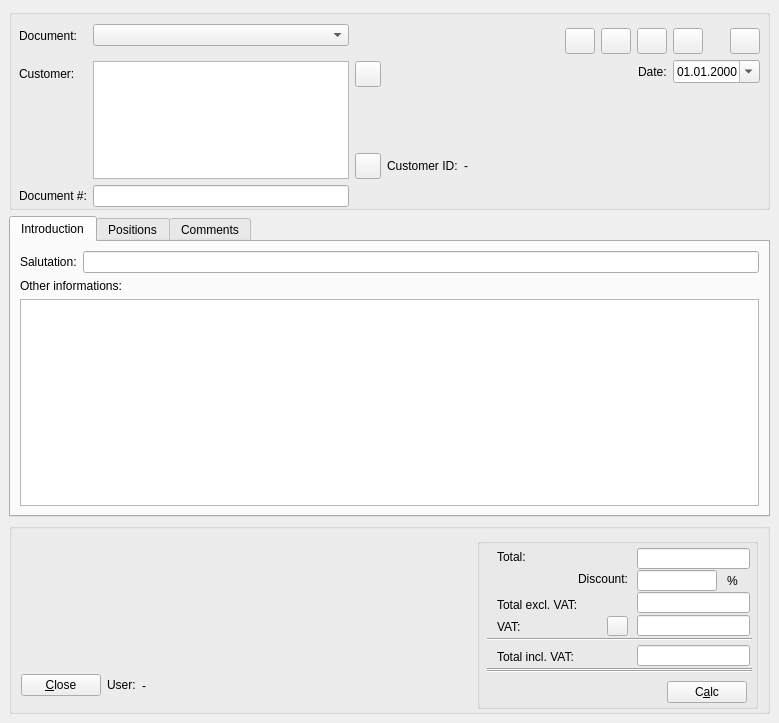
<ui version="4.0" >
 <class>doceditfrm</class>
 <widget class="QWidget" name="doceditfrm" >
  <property name="geometry" >
   <rect>
    <x>0</x>
    <y>0</y>
    <width>779</width>
    <height>723</height>
   </rect>
  </property>
  <property name="windowTitle" >
   <string>Documents...</string>
  </property>
  <property name="windowIcon" >
   <iconset resource="../resources/images/first4.qrc" >:/wordprocessing32x32.png</iconset>
  </property>
  <layout class="QGridLayout" >
   <property name="leftMargin" >
    <number>9</number>
   </property>
   <property name="topMargin" >
    <number>9</number>
   </property>
   <property name="rightMargin" >
    <number>9</number>
   </property>
   <property name="bottomMargin" >
    <number>9</number>
   </property>
   <property name="horizontalSpacing" >
    <number>6</number>
   </property>
   <property name="verticalSpacing" >
    <number>6</number>
   </property>
   <item row="2" column="0" >
    <widget class="QGroupBox" name="groupBox_3" >
     <property name="minimumSize" >
      <size>
       <width>761</width>
       <height>191</height>
      </size>
     </property>
     <property name="maximumSize" >
      <size>
       <width>16777215</width>
       <height>191</height>
      </size>
     </property>
     <property name="title" >
      <string/>
     </property>
     <layout class="QGridLayout" >
      <property name="leftMargin" >
       <number>9</number>
      </property>
      <property name="topMargin" >
       <number>9</number>
      </property>
      <property name="rightMargin" >
       <number>9</number>
      </property>
      <property name="bottomMargin" >
       <number>9</number>
      </property>
      <property name="horizontalSpacing" >
       <number>6</number>
      </property>
      <property name="verticalSpacing" >
       <number>6</number>
      </property>
      <item row="0" column="0" >
       <layout class="QHBoxLayout" >
        <property name="spacing" >
         <number>6</number>
        </property>
        <property name="leftMargin" >
         <number>0</number>
        </property>
        <property name="topMargin" >
         <number>0</number>
        </property>
        <property name="rightMargin" >
         <number>0</number>
        </property>
        <property name="bottomMargin" >
         <number>0</number>
        </property>
        <item>
         <layout class="QVBoxLayout" >
          <property name="spacing" >
           <number>6</number>
          </property>
          <property name="leftMargin" >
           <number>0</number>
          </property>
          <property name="topMargin" >
           <number>0</number>
          </property>
          <property name="rightMargin" >
           <number>0</number>
          </property>
          <property name="bottomMargin" >
           <number>0</number>
          </property>
          <item>
           <spacer>
            <property name="orientation" >
             <enum>Qt::Vertical</enum>
            </property>
            <property name="sizeType" >
             <enum>QSizePolicy::Fixed</enum>
            </property>
            <property name="sizeHint" >
             <size>
              <width>20</width>
              <height>131</height>
             </size>
            </property>
           </spacer>
          </item>
          <item>
           <layout class="QHBoxLayout" >
            <property name="spacing" >
             <number>6</number>
            </property>
            <property name="leftMargin" >
             <number>0</number>
            </property>
            <property name="topMargin" >
             <number>0</number>
            </property>
            <property name="rightMargin" >
             <number>0</number>
            </property>
            <property name="bottomMargin" >
             <number>0</number>
            </property>
            <item>
             <widget class="QPushButton" name="btnclose" >
              <property name="sizePolicy" >
               <sizepolicy vsizetype="Fixed" hsizetype="Fixed" >
                <horstretch>0</horstretch>
                <verstretch>0</verstretch>
               </sizepolicy>
              </property>
              <property name="text" >
               <string>&amp;Close</string>
              </property>
              <property name="icon" >
               <iconset resource="../resources/images/first4.qrc" >:/fileclose.png</iconset>
              </property>
             </widget>
            </item>
            <item>
             <widget class="QLabel" name="label_5" >
              <property name="sizePolicy" >
               <sizepolicy vsizetype="Fixed" hsizetype="Fixed" >
                <horstretch>0</horstretch>
                <verstretch>0</verstretch>
               </sizepolicy>
              </property>
              <property name="text" >
               <string>User:</string>
              </property>
             </widget>
            </item>
            <item>
             <widget class="QLabel" name="lbluser" >
              <property name="text" >
               <string>-</string>
              </property>
             </widget>
            </item>
           </layout>
          </item>
         </layout>
        </item>
        <item>
         <widget class="QGroupBox" name="groupBox" >
          <property name="sizePolicy" >
           <sizepolicy vsizetype="Fixed" hsizetype="Fixed" >
            <horstretch>0</horstretch>
            <verstretch>0</verstretch>
           </sizepolicy>
          </property>
          <property name="minimumSize" >
           <size>
            <width>281</width>
            <height>171</height>
           </size>
          </property>
          <property name="maximumSize" >
           <size>
            <width>281</width>
            <height>171</height>
           </size>
          </property>
          <property name="title" >
           <string/>
          </property>
          <widget class="Line" name="line_2" >
           <property name="geometry" >
            <rect>
             <x>10</x>
             <y>132</y>
             <width>265</width>
             <height>2</height>
            </rect>
           </property>
           <property name="orientation" >
            <enum>Qt::Horizontal</enum>
           </property>
          </widget>
          <widget class="Line" name="line" >
           <property name="geometry" >
            <rect>
             <x>10</x>
             <y>100</y>
             <width>265</width>
             <height>3</height>
            </rect>
           </property>
           <property name="orientation" >
            <enum>Qt::Horizontal</enum>
           </property>
          </widget>
          <widget class="QLabel" name="label_13" >
           <property name="geometry" >
            <rect>
             <x>20</x>
             <y>110</y>
             <width>121</width>
             <height>17</height>
            </rect>
           </property>
           <property name="text" >
            <string>Total incl. VAT:</string>
           </property>
          </widget>
          <widget class="QWidget" name="layoutWidget" >
           <property name="geometry" >
            <rect>
             <x>9</x>
             <y>140</y>
             <width>261</width>
             <height>29</height>
            </rect>
           </property>
           <layout class="QHBoxLayout" >
            <property name="spacing" >
             <number>6</number>
            </property>
            <property name="leftMargin" >
             <number>0</number>
            </property>
            <property name="topMargin" >
             <number>0</number>
            </property>
            <property name="rightMargin" >
             <number>0</number>
            </property>
            <property name="bottomMargin" >
             <number>0</number>
            </property>
            <item>
             <spacer>
              <property name="orientation" >
               <enum>Qt::Horizontal</enum>
              </property>
              <property name="sizeHint" >
               <size>
                <width>161</width>
                <height>20</height>
               </size>
              </property>
             </spacer>
            </item>
            <item>
             <widget class="QPushButton" name="btncalc" >
              <property name="text" >
               <string>C&amp;alc</string>
              </property>
              <property name="icon" >
               <iconset resource="../resources/images/first4.qrc" >:/kcalc.png</iconset>
              </property>
             </widget>
            </item>
           </layout>
          </widget>
          <widget class="Line" name="line_5" >
           <property name="geometry" >
            <rect>
             <x>10</x>
             <y>130</y>
             <width>265</width>
             <height>2</height>
            </rect>
           </property>
           <property name="orientation" >
            <enum>Qt::Horizontal</enum>
           </property>
          </widget>
          <widget class="QLineEdit" name="boxtot_incl" >
           <property name="geometry" >
            <rect>
             <x>160</x>
             <y>107</y>
             <width>113</width>
             <height>21</height>
            </rect>
           </property>
           <property name="minimumSize" >
            <size>
             <width>113</width>
             <height>21</height>
            </size>
           </property>
           <property name="maximumSize" >
            <size>
             <width>113</width>
             <height>21</height>
            </size>
           </property>
           <property name="font" >
            <font>
             <weight>75</weight>
             <bold>true</bold>
            </font>
           </property>
          </widget>
          <widget class="QLabel" name="label_12" >
           <property name="geometry" >
            <rect>
             <x>20</x>
             <y>80</y>
             <width>101</width>
             <height>17</height>
            </rect>
           </property>
           <property name="minimumSize" >
            <size>
             <width>101</width>
             <height>17</height>
            </size>
           </property>
           <property name="maximumSize" >
            <size>
             <width>101</width>
             <height>17</height>
            </size>
           </property>
           <property name="text" >
            <string>VAT:</string>
           </property>
          </widget>
          <widget class="QPushButton" name="btnvat" >
           <property name="geometry" >
            <rect>
             <x>130</x>
             <y>78</y>
             <width>21</width>
             <height>20</height>
            </rect>
           </property>
           <property name="minimumSize" >
            <size>
             <width>21</width>
             <height>20</height>
            </size>
           </property>
           <property name="maximumSize" >
            <size>
             <width>21</width>
             <height>20</height>
            </size>
           </property>
           <property name="icon" >
            <iconset resource="../resources/images/first4.qrc" >:/xmag.png</iconset>
           </property>
           <property name="iconSize" >
            <size>
             <width>12</width>
             <height>12</height>
            </size>
           </property>
           <property name="shortcut" >
            <string>Ctrl+S</string>
           </property>
          </widget>
          <widget class="QLineEdit" name="boxvat" >
           <property name="geometry" >
            <rect>
             <x>160</x>
             <y>77</y>
             <width>113</width>
             <height>21</height>
            </rect>
           </property>
           <property name="sizePolicy" >
            <sizepolicy vsizetype="Fixed" hsizetype="Fixed" >
             <horstretch>0</horstretch>
             <verstretch>0</verstretch>
            </sizepolicy>
           </property>
           <property name="minimumSize" >
            <size>
             <width>113</width>
             <height>21</height>
            </size>
           </property>
           <property name="maximumSize" >
            <size>
             <width>113</width>
             <height>21</height>
            </size>
           </property>
          </widget>
          <widget class="QLineEdit" name="boxtot_excl" >
           <property name="geometry" >
            <rect>
             <x>160</x>
             <y>54</y>
             <width>113</width>
             <height>21</height>
            </rect>
           </property>
           <property name="sizePolicy" >
            <sizepolicy vsizetype="Fixed" hsizetype="Fixed" >
             <horstretch>0</horstretch>
             <verstretch>0</verstretch>
            </sizepolicy>
           </property>
           <property name="minimumSize" >
            <size>
             <width>113</width>
             <height>21</height>
            </size>
           </property>
           <property name="maximumSize" >
            <size>
             <width>113</width>
             <height>21</height>
            </size>
           </property>
          </widget>
          <widget class="QLabel" name="label_11" >
           <property name="geometry" >
            <rect>
             <x>20</x>
             <y>56</y>
             <width>121</width>
             <height>21</height>
            </rect>
           </property>
           <property name="minimumSize" >
            <size>
             <width>121</width>
             <height>21</height>
            </size>
           </property>
           <property name="maximumSize" >
            <size>
             <width>121</width>
             <height>21</height>
            </size>
           </property>
           <property name="text" >
            <string>Total excl. VAT:</string>
           </property>
          </widget>
          <widget class="QLabel" name="label_19" >
           <property name="geometry" >
            <rect>
             <x>250</x>
             <y>34</y>
             <width>21</width>
             <height>17</height>
            </rect>
           </property>
           <property name="sizePolicy" >
            <sizepolicy vsizetype="Fixed" hsizetype="Fixed" >
             <horstretch>0</horstretch>
             <verstretch>0</verstretch>
            </sizepolicy>
           </property>
           <property name="text" >
            <string>%</string>
           </property>
           <property name="alignment" >
            <set>Qt::AlignLeading|Qt::AlignLeft|Qt::AlignVCenter</set>
           </property>
          </widget>
          <widget class="QLabel" name="label_10" >
           <property name="geometry" >
            <rect>
             <x>70</x>
             <y>30</y>
             <width>81</width>
             <height>21</height>
            </rect>
           </property>
           <property name="minimumSize" >
            <size>
             <width>81</width>
             <height>21</height>
            </size>
           </property>
           <property name="maximumSize" >
            <size>
             <width>81</width>
             <height>21</height>
            </size>
           </property>
           <property name="text" >
            <string>Discount:</string>
           </property>
           <property name="alignment" >
            <set>Qt::AlignRight|Qt::AlignTrailing|Qt::AlignVCenter</set>
           </property>
          </widget>
          <widget class="QLineEdit" name="boxdiscount" >
           <property name="geometry" >
            <rect>
             <x>160</x>
             <y>32</y>
             <width>80</width>
             <height>21</height>
            </rect>
           </property>
           <property name="sizePolicy" >
            <sizepolicy vsizetype="Fixed" hsizetype="Fixed" >
             <horstretch>0</horstretch>
             <verstretch>0</verstretch>
            </sizepolicy>
           </property>
           <property name="minimumSize" >
            <size>
             <width>80</width>
             <height>21</height>
            </size>
           </property>
           <property name="maximumSize" >
            <size>
             <width>80</width>
             <height>21</height>
            </size>
           </property>
           <property name="alignment" >
            <set>Qt::AlignRight</set>
           </property>
          </widget>
          <widget class="QLabel" name="label_9" >
           <property name="geometry" >
            <rect>
             <x>20</x>
             <y>10</y>
             <width>121</width>
             <height>17</height>
            </rect>
           </property>
           <property name="text" >
            <string>Total:</string>
           </property>
          </widget>
          <widget class="QLineEdit" name="boxtot" >
           <property name="geometry" >
            <rect>
             <x>160</x>
             <y>10</y>
             <width>113</width>
             <height>21</height>
            </rect>
           </property>
           <property name="sizePolicy" >
            <sizepolicy vsizetype="Fixed" hsizetype="Fixed" >
             <horstretch>0</horstretch>
             <verstretch>0</verstretch>
            </sizepolicy>
           </property>
           <property name="minimumSize" >
            <size>
             <width>113</width>
             <height>21</height>
            </size>
           </property>
           <property name="maximumSize" >
            <size>
             <width>113</width>
             <height>21</height>
            </size>
           </property>
          </widget>
         </widget>
        </item>
       </layout>
      </item>
     </layout>
    </widget>
   </item>
   <item row="1" column="0" >
    <widget class="QTabWidget" name="mainwidget" >
     <property name="minimumSize" >
      <size>
       <width>0</width>
       <height>301</height>
      </size>
     </property>
     <property name="currentIndex" >
      <number>0</number>
     </property>
     <widget class="QWidget" name="tab1" >
      <attribute name="title" >
       <string>Introduction</string>
      </attribute>
      <layout class="QGridLayout" >
       <property name="leftMargin" >
        <number>9</number>
       </property>
       <property name="topMargin" >
        <number>9</number>
       </property>
       <property name="rightMargin" >
        <number>9</number>
       </property>
       <property name="bottomMargin" >
        <number>9</number>
       </property>
       <property name="horizontalSpacing" >
        <number>6</number>
       </property>
       <property name="verticalSpacing" >
        <number>6</number>
       </property>
       <item row="0" column="0" >
        <widget class="QLabel" name="label_20" >
         <property name="text" >
          <string>Salutation:</string>
         </property>
        </widget>
       </item>
       <item row="1" column="0" colspan="2" >
        <widget class="QLabel" name="label_21" >
         <property name="text" >
          <string>Other informations:</string>
         </property>
        </widget>
       </item>
       <item row="0" column="1" >
        <widget class="QLineEdit" name="txtsalutation" />
       </item>
       <item row="2" column="0" colspan="2" >
        <widget class="QTextEdit" name="boxotherinfo" />
       </item>
      </layout>
     </widget>
     <widget class="QWidget" name="tab2" >
      <attribute name="title" >
       <string>Positions</string>
      </attribute>
      <layout class="QGridLayout" >
       <property name="leftMargin" >
        <number>9</number>
       </property>
       <property name="topMargin" >
        <number>9</number>
       </property>
       <property name="rightMargin" >
        <number>9</number>
       </property>
       <property name="bottomMargin" >
        <number>9</number>
       </property>
       <property name="horizontalSpacing" >
        <number>6</number>
       </property>
       <property name="verticalSpacing" >
        <number>6</number>
       </property>
       <item row="0" column="0" >
        <widget class="QTableWidget" name="tabmain" >
         <property name="font" >
          <font>
           <pointsize>8</pointsize>
          </font>
         </property>
         <property name="contextMenuPolicy" >
          <enum>Qt::CustomContextMenu</enum>
         </property>
         <column>
          <property name="text" >
           <string>Pos</string>
          </property>
         </column>
         <column>
          <property name="text" >
           <string>Label</string>
          </property>
         </column>
         <column>
          <property name="text" >
           <string/>
          </property>
          <property name="icon" >
           <iconset resource="../resources/images/first4.qrc" >:/viewmag2.png</iconset>
          </property>
         </column>
         <column>
          <property name="text" >
           <string>Description</string>
          </property>
         </column>
         <column>
          <property name="text" >
           <string>Quantity</string>
          </property>
         </column>
         <column>
          <property name="text" >
           <string>Unit</string>
          </property>
         </column>
         <column>
          <property name="text" >
           <string>Price/Unit</string>
          </property>
         </column>
         <column>
          <property name="text" >
           <string>Price</string>
          </property>
         </column>
         <column>
          <property name="text" >
           <string>VAT</string>
          </property>
         </column>
         <column>
          <property name="text" >
           <string>actquantity</string>
          </property>
         </column>
         <column>
          <property name="text" >
           <string>minquantity</string>
          </property>
         </column>
         <column>
          <property name="text" >
           <string>artID</string>
          </property>
         </column>
        </widget>
       </item>
      </layout>
     </widget>
     <widget class="QWidget" name="tab3" >
      <attribute name="title" >
       <string>Comments</string>
      </attribute>
      <layout class="QGridLayout" >
       <property name="leftMargin" >
        <number>9</number>
       </property>
       <property name="topMargin" >
        <number>9</number>
       </property>
       <property name="rightMargin" >
        <number>9</number>
       </property>
       <property name="bottomMargin" >
        <number>9</number>
       </property>
       <property name="horizontalSpacing" >
        <number>6</number>
       </property>
       <property name="verticalSpacing" >
        <number>6</number>
       </property>
       <item row="0" column="0" >
        <widget class="QTextEdit" name="boxcomments" />
       </item>
      </layout>
     </widget>
    </widget>
   </item>
   <item row="0" column="0" >
    <widget class="QGroupBox" name="groupBox_2" >
     <property name="sizePolicy" >
      <sizepolicy vsizetype="Fixed" hsizetype="Fixed" >
       <horstretch>0</horstretch>
       <verstretch>0</verstretch>
      </sizepolicy>
     </property>
     <property name="minimumSize" >
      <size>
       <width>761</width>
       <height>201</height>
      </size>
     </property>
     <property name="maximumSize" >
      <size>
       <width>761</width>
       <height>201</height>
      </size>
     </property>
     <property name="title" >
      <string/>
     </property>
     <widget class="QWidget" name="layoutWidget" >
      <property name="geometry" >
       <rect>
        <x>10</x>
        <y>7</y>
        <width>741</width>
        <height>191</height>
       </rect>
      </property>
      <layout class="QGridLayout" >
       <property name="leftMargin" >
        <number>0</number>
       </property>
       <property name="topMargin" >
        <number>0</number>
       </property>
       <property name="rightMargin" >
        <number>0</number>
       </property>
       <property name="bottomMargin" >
        <number>0</number>
       </property>
       <property name="horizontalSpacing" >
        <number>6</number>
       </property>
       <property name="verticalSpacing" >
        <number>6</number>
       </property>
       <item row="0" column="0" >
        <layout class="QGridLayout" >
         <property name="leftMargin" >
          <number>0</number>
         </property>
         <property name="topMargin" >
          <number>0</number>
         </property>
         <property name="rightMargin" >
          <number>0</number>
         </property>
         <property name="bottomMargin" >
          <number>0</number>
         </property>
         <property name="horizontalSpacing" >
          <number>6</number>
         </property>
         <property name="verticalSpacing" >
          <number>6</number>
         </property>
         <item row="0" column="1" >
          <widget class="QComboBox" name="cmbdoc" />
         </item>
         <item row="3" column="2" colspan="2" >
          <layout class="QHBoxLayout" >
           <property name="spacing" >
            <number>6</number>
           </property>
           <property name="leftMargin" >
            <number>0</number>
           </property>
           <property name="topMargin" >
            <number>0</number>
           </property>
           <property name="rightMargin" >
            <number>0</number>
           </property>
           <property name="bottomMargin" >
            <number>0</number>
           </property>
           <item>
            <widget class="QPushButton" name="btnclearsearch" >
             <property name="minimumSize" >
              <size>
               <width>26</width>
               <height>26</height>
              </size>
             </property>
             <property name="maximumSize" >
              <size>
               <width>26</width>
               <height>26</height>
              </size>
             </property>
             <property name="text" >
              <string/>
             </property>
             <property name="icon" >
              <iconset resource="../resources/images/first4.qrc" >:/button_cancel.png</iconset>
             </property>
            </widget>
           </item>
           <item>
            <widget class="QLabel" name="label_4" >
             <property name="text" >
              <string>Customer ID:</string>
             </property>
            </widget>
           </item>
           <item>
            <widget class="QLabel" name="lblID" >
             <property name="text" >
              <string>-</string>
             </property>
            </widget>
           </item>
          </layout>
         </item>
         <item row="1" column="0" >
          <widget class="QLabel" name="label_2" >
           <property name="maximumSize" >
            <size>
             <width>81</width>
             <height>16777215</height>
            </size>
           </property>
           <property name="text" >
            <string>Customer:</string>
           </property>
          </widget>
         </item>
         <item row="4" column="0" >
          <widget class="QLabel" name="label_6" >
           <property name="maximumSize" >
            <size>
             <width>81</width>
             <height>16777215</height>
            </size>
           </property>
           <property name="text" >
            <string>Document #:</string>
           </property>
          </widget>
         </item>
         <item rowspan="2" row="2" column="0" >
          <spacer>
           <property name="orientation" >
            <enum>Qt::Vertical</enum>
           </property>
           <property name="sizeType" >
            <enum>QSizePolicy::Fixed</enum>
           </property>
           <property name="sizeHint" >
            <size>
             <width>20</width>
             <height>82</height>
            </size>
           </property>
          </spacer>
         </item>
         <item row="4" column="1" >
          <widget class="QLineEdit" name="txtdoccount" >
           <property name="minimumSize" >
            <size>
             <width>256</width>
             <height>22</height>
            </size>
           </property>
           <property name="maximumSize" >
            <size>
             <width>16777215</width>
             <height>22</height>
            </size>
           </property>
           <property name="text" >
            <string/>
           </property>
          </widget>
         </item>
         <item rowspan="3" row="0" column="3" >
          <spacer>
           <property name="orientation" >
            <enum>Qt::Vertical</enum>
           </property>
           <property name="sizeType" >
            <enum>QSizePolicy::Fixed</enum>
           </property>
           <property name="sizeHint" >
            <size>
             <width>20</width>
             <height>121</height>
            </size>
           </property>
          </spacer>
         </item>
         <item row="1" column="2" >
          <widget class="QPushButton" name="btnsearchaddr" >
           <property name="minimumSize" >
            <size>
             <width>26</width>
             <height>26</height>
            </size>
           </property>
           <property name="maximumSize" >
            <size>
             <width>26</width>
             <height>26</height>
            </size>
           </property>
           <property name="text" >
            <string/>
           </property>
           <property name="icon" >
            <iconset resource="../resources/images/first4.qrc" >:/xmag.png</iconset>
           </property>
          </widget>
         </item>
         <item row="0" column="2" >
          <spacer>
           <property name="orientation" >
            <enum>Qt::Vertical</enum>
           </property>
           <property name="sizeHint" >
            <size>
             <width>20</width>
             <height>40</height>
            </size>
           </property>
          </spacer>
         </item>
         <item row="2" column="2" >
          <spacer>
           <property name="orientation" >
            <enum>Qt::Vertical</enum>
           </property>
           <property name="sizeHint" >
            <size>
             <width>20</width>
             <height>40</height>
            </size>
           </property>
          </spacer>
         </item>
         <item rowspan="3" row="1" column="1" >
          <widget class="QTextEdit" name="boxaddress" >
           <property name="minimumSize" >
            <size>
             <width>256</width>
             <height>113</height>
            </size>
           </property>
          </widget>
         </item>
         <item row="4" column="2" colspan="2" >
          <spacer>
           <property name="orientation" >
            <enum>Qt::Horizontal</enum>
           </property>
           <property name="sizeHint" >
            <size>
             <width>40</width>
             <height>20</height>
            </size>
           </property>
          </spacer>
         </item>
         <item row="0" column="0" >
          <widget class="QLabel" name="label" >
           <property name="maximumSize" >
            <size>
             <width>81</width>
             <height>16777215</height>
            </size>
           </property>
           <property name="text" >
            <string>Document:</string>
           </property>
          </widget>
         </item>
        </layout>
       </item>
       <item row="0" column="1" >
        <layout class="QGridLayout" >
         <property name="leftMargin" >
          <number>0</number>
         </property>
         <property name="topMargin" >
          <number>0</number>
         </property>
         <property name="rightMargin" >
          <number>0</number>
         </property>
         <property name="bottomMargin" >
          <number>0</number>
         </property>
         <property name="horizontalSpacing" >
          <number>6</number>
         </property>
         <property name="verticalSpacing" >
          <number>6</number>
         </property>
         <item row="1" column="0" >
          <spacer>
           <property name="orientation" >
            <enum>Qt::Vertical</enum>
           </property>
           <property name="sizeType" >
            <enum>QSizePolicy::Fixed</enum>
           </property>
           <property name="sizeHint" >
            <size>
             <width>20</width>
             <height>111</height>
            </size>
           </property>
          </spacer>
         </item>
         <item row="0" column="0" >
          <layout class="QGridLayout" >
           <property name="leftMargin" >
            <number>0</number>
           </property>
           <property name="topMargin" >
            <number>0</number>
           </property>
           <property name="rightMargin" >
            <number>0</number>
           </property>
           <property name="bottomMargin" >
            <number>0</number>
           </property>
           <property name="horizontalSpacing" >
            <number>6</number>
           </property>
           <property name="verticalSpacing" >
            <number>6</number>
           </property>
           <item row="1" column="2" >
            <widget class="QDateEdit" name="boxdate" >
             <property name="displayFormat" >
              <string>dd.MM.yyyy</string>
             </property>
             <property name="calendarPopup" >
              <bool>true</bool>
             </property>
            </widget>
           </item>
           <item row="1" column="1" >
            <widget class="QLabel" name="label_3" >
             <property name="text" >
              <string>Date:</string>
             </property>
            </widget>
           </item>
           <item row="1" column="0" >
            <spacer>
             <property name="orientation" >
              <enum>Qt::Horizontal</enum>
             </property>
             <property name="sizeHint" >
              <size>
               <width>129</width>
               <height>20</height>
              </size>
             </property>
            </spacer>
           </item>
           <item row="0" column="0" colspan="3" >
            <layout class="QHBoxLayout" >
             <property name="spacing" >
              <number>6</number>
             </property>
             <property name="leftMargin" >
              <number>0</number>
             </property>
             <property name="topMargin" >
              <number>0</number>
             </property>
             <property name="rightMargin" >
              <number>0</number>
             </property>
             <property name="bottomMargin" >
              <number>0</number>
             </property>
             <item>
              <spacer>
               <property name="orientation" >
                <enum>Qt::Horizontal</enum>
               </property>
               <property name="sizeHint" >
                <size>
                 <width>21</width>
                 <height>20</height>
                </size>
               </property>
              </spacer>
             </item>
             <item>
              <widget class="QPushButton" name="btnnew" >
               <property name="sizePolicy" >
                <sizepolicy vsizetype="Fixed" hsizetype="Fixed" >
                 <horstretch>0</horstretch>
                 <verstretch>0</verstretch>
                </sizepolicy>
               </property>
               <property name="minimumSize" >
                <size>
                 <width>30</width>
                 <height>26</height>
                </size>
               </property>
               <property name="maximumSize" >
                <size>
                 <width>30</width>
                 <height>26</height>
                </size>
               </property>
               <property name="text" >
                <string/>
               </property>
               <property name="icon" >
                <iconset resource="../resources/images/first4.qrc" >:/filenew.png</iconset>
               </property>
               <property name="iconSize" >
                <size>
                 <width>16</width>
                 <height>16</height>
                </size>
               </property>
              </widget>
             </item>
             <item>
              <widget class="QPushButton" name="btnopen" >
               <property name="sizePolicy" >
                <sizepolicy vsizetype="Fixed" hsizetype="Fixed" >
                 <horstretch>0</horstretch>
                 <verstretch>0</verstretch>
                </sizepolicy>
               </property>
               <property name="minimumSize" >
                <size>
                 <width>30</width>
                 <height>26</height>
                </size>
               </property>
               <property name="maximumSize" >
                <size>
                 <width>30</width>
                 <height>26</height>
                </size>
               </property>
               <property name="text" >
                <string/>
               </property>
               <property name="icon" >
                <iconset resource="../resources/images/first4.qrc" >:/fileopen.png</iconset>
               </property>
               <property name="iconSize" >
                <size>
                 <width>16</width>
                 <height>16</height>
                </size>
               </property>
              </widget>
             </item>
             <item>
              <widget class="QPushButton" name="btnsave" >
               <property name="sizePolicy" >
                <sizepolicy vsizetype="Fixed" hsizetype="Fixed" >
                 <horstretch>0</horstretch>
                 <verstretch>0</verstretch>
                </sizepolicy>
               </property>
               <property name="minimumSize" >
                <size>
                 <width>30</width>
                 <height>26</height>
                </size>
               </property>
               <property name="maximumSize" >
                <size>
                 <width>30</width>
                 <height>26</height>
                </size>
               </property>
               <property name="text" >
                <string/>
               </property>
               <property name="icon" >
                <iconset resource="../resources/images/first4.qrc" >:/filesave.png</iconset>
               </property>
               <property name="iconSize" >
                <size>
                 <width>16</width>
                 <height>16</height>
                </size>
               </property>
              </widget>
             </item>
             <item>
              <widget class="QPushButton" name="btnprint" >
               <property name="sizePolicy" >
                <sizepolicy vsizetype="Fixed" hsizetype="Fixed" >
                 <horstretch>0</horstretch>
                 <verstretch>0</verstretch>
                </sizepolicy>
               </property>
               <property name="minimumSize" >
                <size>
                 <width>30</width>
                 <height>26</height>
                </size>
               </property>
               <property name="maximumSize" >
                <size>
                 <width>30</width>
                 <height>26</height>
                </size>
               </property>
               <property name="text" >
                <string/>
               </property>
               <property name="icon" >
                <iconset resource="../resources/images/first4.qrc" >:/fileprint.png</iconset>
               </property>
               <property name="iconSize" >
                <size>
                 <width>16</width>
                 <height>16</height>
                </size>
               </property>
              </widget>
             </item>
             <item>
              <spacer>
               <property name="orientation" >
                <enum>Qt::Horizontal</enum>
               </property>
               <property name="sizeType" >
                <enum>QSizePolicy::Fixed</enum>
               </property>
               <property name="sizeHint" >
                <size>
                 <width>21</width>
                 <height>20</height>
                </size>
               </property>
              </spacer>
             </item>
             <item>
              <widget class="QPushButton" name="btncomplete" >
               <property name="sizePolicy" >
                <sizepolicy vsizetype="Fixed" hsizetype="Fixed" >
                 <horstretch>0</horstretch>
                 <verstretch>0</verstretch>
                </sizepolicy>
               </property>
               <property name="minimumSize" >
                <size>
                 <width>30</width>
                 <height>26</height>
                </size>
               </property>
               <property name="maximumSize" >
                <size>
                 <width>30</width>
                 <height>26</height>
                </size>
               </property>
               <property name="text" >
                <string/>
               </property>
               <property name="icon" >
                <iconset resource="../resources/images/first4.qrc" >:/button_ok.png</iconset>
               </property>
               <property name="iconSize" >
                <size>
                 <width>16</width>
                 <height>16</height>
                </size>
               </property>
              </widget>
             </item>
            </layout>
           </item>
          </layout>
         </item>
        </layout>
       </item>
      </layout>
     </widget>
    </widget>
   </item>
  </layout>
 </widget>
 <resources>
  <include location="../resources/images/first4.qrc" />
 </resources>
 <connections/>
</ui>
